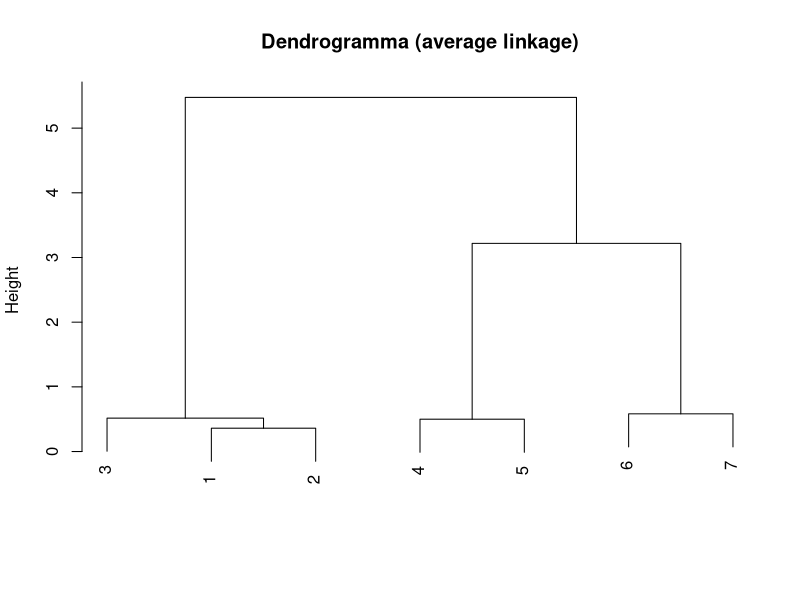
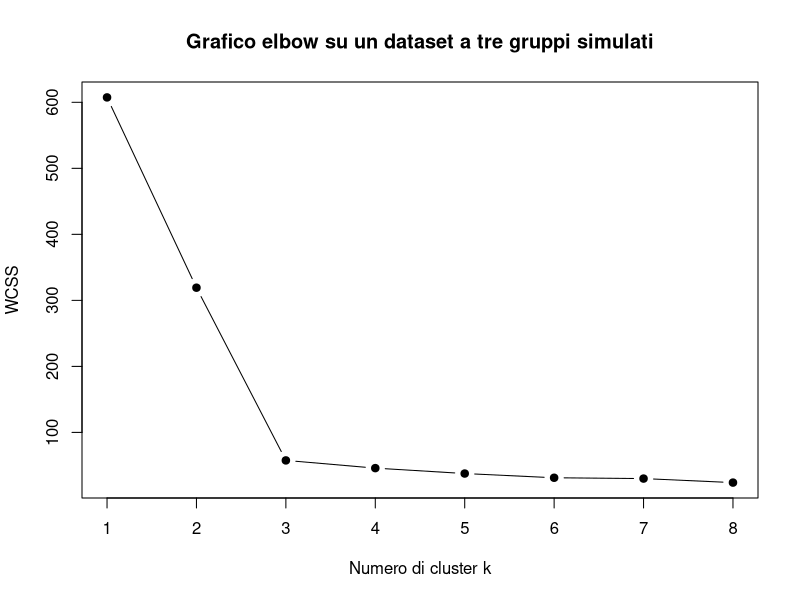
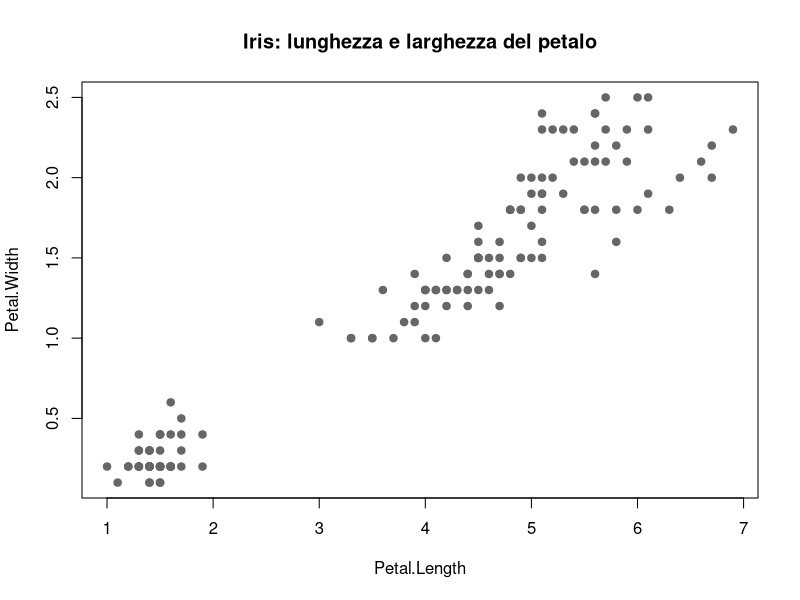
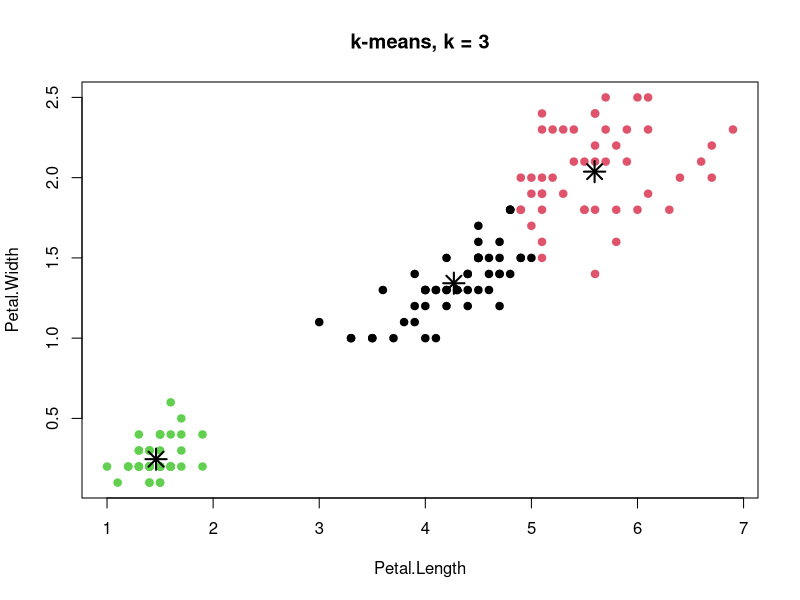
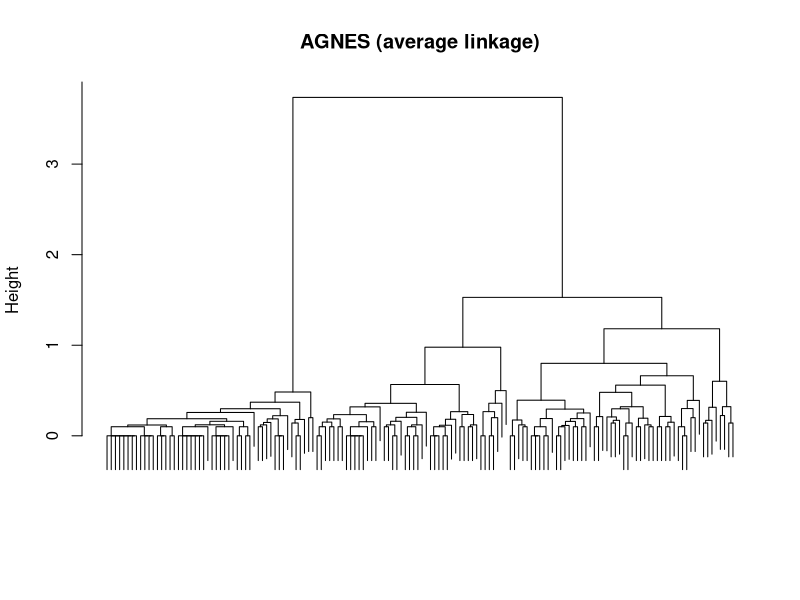
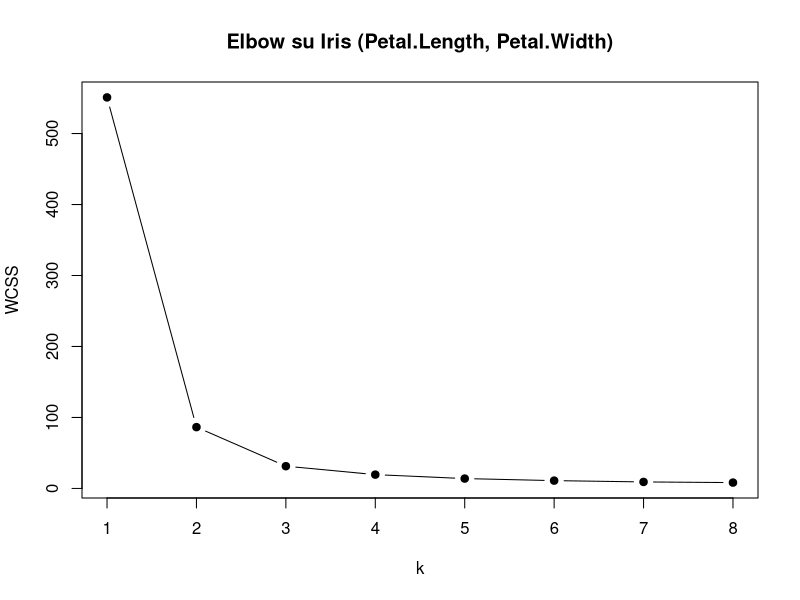

These charts were generated, in order, by the following R code:
## ---- chunk 1
#| message: false
punti <- data.frame(
  x = c(0, 1, -1, 0.5, 4, 4.5),
  y = c(0, 0.3, -0.2, -0.4, 3, 3.2)
)
punti
## ---- chunk 2
centroide <- colMeans(punti)
centroide

dist_quadrate <- as.matrix(dist(punti))^2
rischio_per_candidato <- rowSums(dist_quadrate)
rischio_per_candidato

medoide <- punti[which.min(rischio_per_candidato), ]
medoide
## ---- chunk 3
#| message: false
set.seed(1)
gruppo_a <- data.frame(x = rnorm(15, mean = 0, sd = 0.5), y = rnorm(15, mean = 0, sd = 0.5))
gruppo_b <- data.frame(x = rnorm(15, mean = 4, sd = 0.5), y = rnorm(15, mean = 4, sd = 0.5))
dati_semplici <- rbind(gruppo_a, gruppo_b)

km_semplice <- kmeans(dati_semplici, centers = 2, nstart = 1)
km_semplice$centers
km_semplice$tot.withinss
## ---- chunk 4
redditi <- c(28, 31, 25, 33, 29, 27, 30, 26, 32, 28) # in migliaia di euro
redditi_con_miliardario <- c(redditi, 5000000)

mean(redditi)
mean(redditi_con_miliardario)

median(redditi)
median(redditi_con_miliardario)
## ---- chunk 5
#| message: false
set.seed(42)
occasionali <- data.frame(spesa = rnorm(20, 150, 30), ordini = rnorm(20, 3, 1))
abituali <- data.frame(spesa = rnorm(20, 500, 40), ordini = rnorm(20, 12, 2))
outlier_aziendale <- data.frame(spesa = 9000, ordini = 40)

clienti <- rbind(occasionali, abituali, outlier_aziendale)
## ---- chunk 6
#| message: false
library(cluster)

km_clienti <- kmeans(clienti, centers = 2, nstart = 10)
pam_clienti <- pam(clienti, k = 2)

km_clienti$centers
pam_clienti$medoids
## ---- chunk 7
table(kmeans = km_clienti$cluster, pam = pam_clienti$clustering)
## ---- chunk 8
#| message: false
set.seed(7)
sette_punti <- data.frame(
  x = c(0, 0.3, 0.6, 5, 5.4, 5.1, 5.6),
  y = c(0, 0.2, -0.1, 0, 0.3, 3.2, 3.5),
  row.names = as.character(1:7)
)

distanze <- dist(sette_punti)
gerarchia <- hclust(distanze, method = "average")
plot(gerarchia, main = "Dendrogramma (average linkage)", xlab = "", sub = "")
## ---- chunk 9
#| message: false
set.seed(3)
blob1 <- data.frame(x = rnorm(30, 0, 0.6), y = rnorm(30, 0, 0.6))
blob2 <- data.frame(x = rnorm(30, 4, 0.6), y = rnorm(30, 0, 0.6))
blob3 <- data.frame(x = rnorm(30, 2, 0.6), y = rnorm(30, 3.5, 0.6))
dati_blob <- rbind(blob1, blob2, blob3)

wcss <- sapply(1:8, function(k) kmeans(dati_blob, centers = k, nstart = 10)$tot.withinss)

plot(1:8, wcss, type = "b", pch = 19,
     xlab = "Numero di cluster k", ylab = "WCSS",
     main = "Grafico elbow su un dataset a tre gruppi simulati")
## ---- chunk 10
#| message: false
giocatori <- data.frame(
  punti    = c(18, 16, 20, 14, 8, 7, 9, 6, 4, 5, 3, 11),
  rimbalzi = c(3, 2, 4, 3, 9, 10, 8, 11, 10, 9, 12, 6),
  assist   = c(7, 8, 6, 9, 2, 1, 2, 1, 1, 2, 1, 5)
)

set.seed(11)
km_giocatori <- kmeans(giocatori, centers = 3, nstart = 20)
sil_giocatori <- silhouette(km_giocatori$cluster, dist(giocatori))
summary(sil_giocatori)$avg.width
sil_giocatori
## ---- chunk 11
#| message: false
library(cluster)

dati_iris <- iris[, c("Petal.Length", "Petal.Width")]
plot(dati_iris, main = "Iris: lunghezza e larghezza del petalo", pch = 19, col = "gray40")
## ---- chunk 12
set.seed(123)
km_iris <- kmeans(dati_iris, centers = 3, nstart = 20)
plot(dati_iris, col = km_iris$cluster, pch = 19,
     main = "k-means, k = 3")
points(km_iris$centers, pch = 8, cex = 2, lwd = 2)
## ---- chunk 13
pam_iris <- pam(dati_iris, k = 3)
table(kmeans = km_iris$cluster, pam = pam_iris$clustering)
## ---- chunk 14
distanze_iris <- dist(dati_iris)
agnes_iris <- agnes(distanze_iris, method = "average")
diana_iris <- diana(distanze_iris)

plot(as.hclust(agnes_iris), main = "AGNES (average linkage)", xlab = "", sub = "", labels = FALSE)
## ---- chunk 15
cluster_agnes_3 <- cutree(as.hclust(agnes_iris), k = 3)
cluster_diana_3 <- cutree(as.hclust(diana_iris), k = 3)
table(agnes = cluster_agnes_3, diana = cluster_diana_3)
## ---- chunk 16
wcss_iris <- sapply(1:8, function(k) kmeans(dati_iris, centers = k, nstart = 20)$tot.withinss)
plot(1:8, wcss_iris, type = "b", pch = 19, xlab = "k", ylab = "WCSS",
     main = "Elbow su Iris (Petal.Length, Petal.Width)")
## ---- chunk 17
sil_iris_k2 <- silhouette(kmeans(dati_iris, centers = 2, nstart = 20)$cluster, distanze_iris)
sil_iris_k3 <- silhouette(kmeans(dati_iris, centers = 3, nstart = 20)$cluster, distanze_iris)
sil_iris_k4 <- silhouette(kmeans(dati_iris, centers = 4, nstart = 20)$cluster, distanze_iris)

c(k2 = summary(sil_iris_k2)$avg.width,
  k3 = summary(sil_iris_k3)$avg.width,
  k4 = summary(sil_iris_k4)$avg.width)
## ---- chunk 18
dati_iris_scalati <- scale(dati_iris)
km_iris_scalato <- kmeans(dati_iris_scalati, centers = 3, nstart = 20)
table(originale = km_iris$cluster, scalato = km_iris_scalato$cluster)
